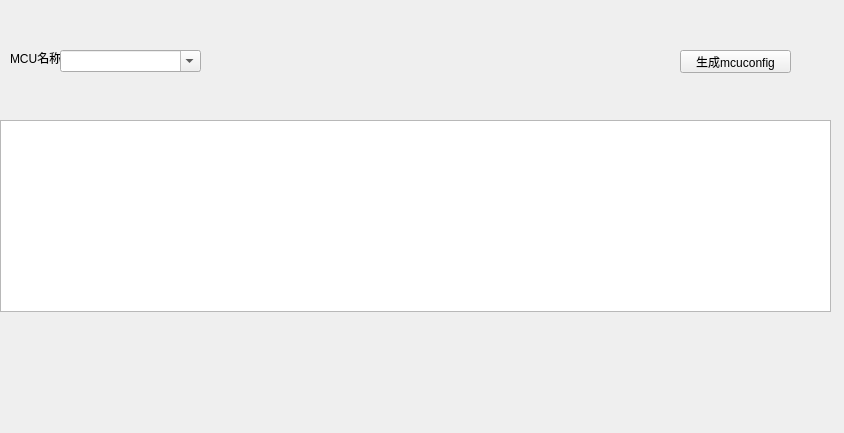
<?xml version="1.0" encoding="UTF-8"?>
<ui version="4.0">
 <class>WidgetStart</class>
 <widget class="QWidget" name="WidgetStart">
  <property name="geometry">
   <rect>
    <x>0</x>
    <y>0</y>
    <width>844</width>
    <height>433</height>
   </rect>
  </property>
  <property name="windowTitle">
   <string>Form</string>
  </property>
  <widget class="QLabel" name="lbMCUName">
   <property name="geometry">
    <rect>
     <x>10</x>
     <y>50</y>
     <width>54</width>
     <height>16</height>
    </rect>
   </property>
   <property name="text">
    <string>MCU名称</string>
   </property>
  </widget>
  <widget class="QTableView" name="tbvMCUs">
   <property name="geometry">
    <rect>
     <x>0</x>
     <y>120</y>
     <width>831</width>
     <height>192</height>
    </rect>
   </property>
  </widget>
  <widget class="QComboBox" name="cbMcuName">
   <property name="geometry">
    <rect>
     <x>60</x>
     <y>50</y>
     <width>141</width>
     <height>22</height>
    </rect>
   </property>
   <property name="editable">
    <bool>true</bool>
   </property>
  </widget>
  <widget class="QPushButton" name="btnMakeConfig">
   <property name="geometry">
    <rect>
     <x>680</x>
     <y>50</y>
     <width>111</width>
     <height>23</height>
    </rect>
   </property>
   <property name="text">
    <string>生成mcuconfig</string>
   </property>
  </widget>
 </widget>
 <resources/>
 <connections/>
</ui>
